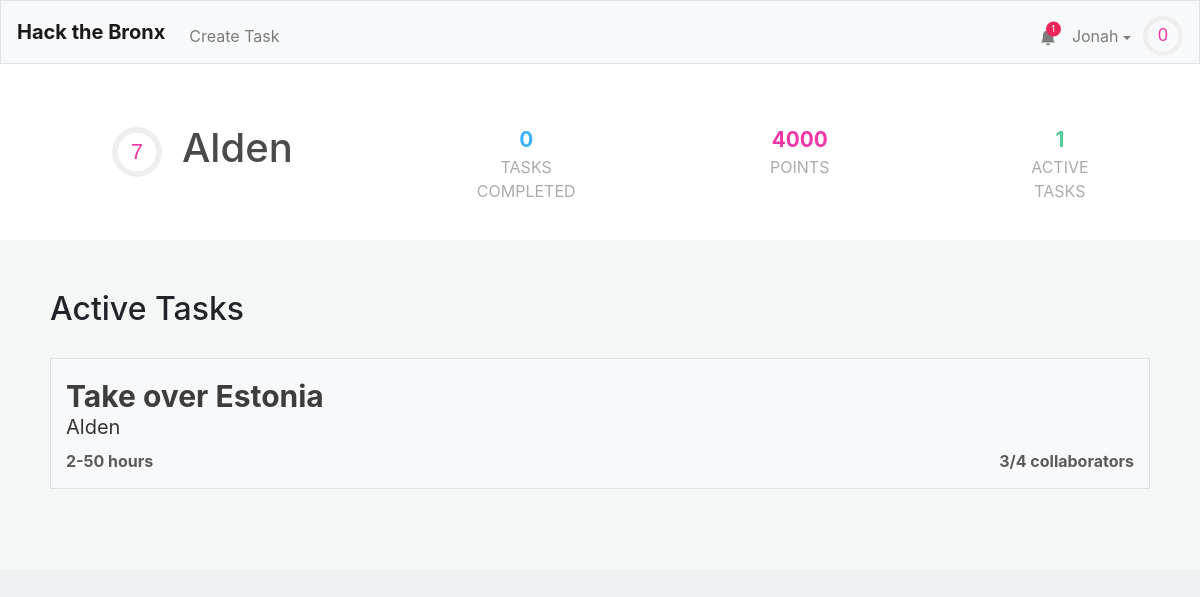
/profile/Alden (signed in), run on an earlier commit of the app's database.
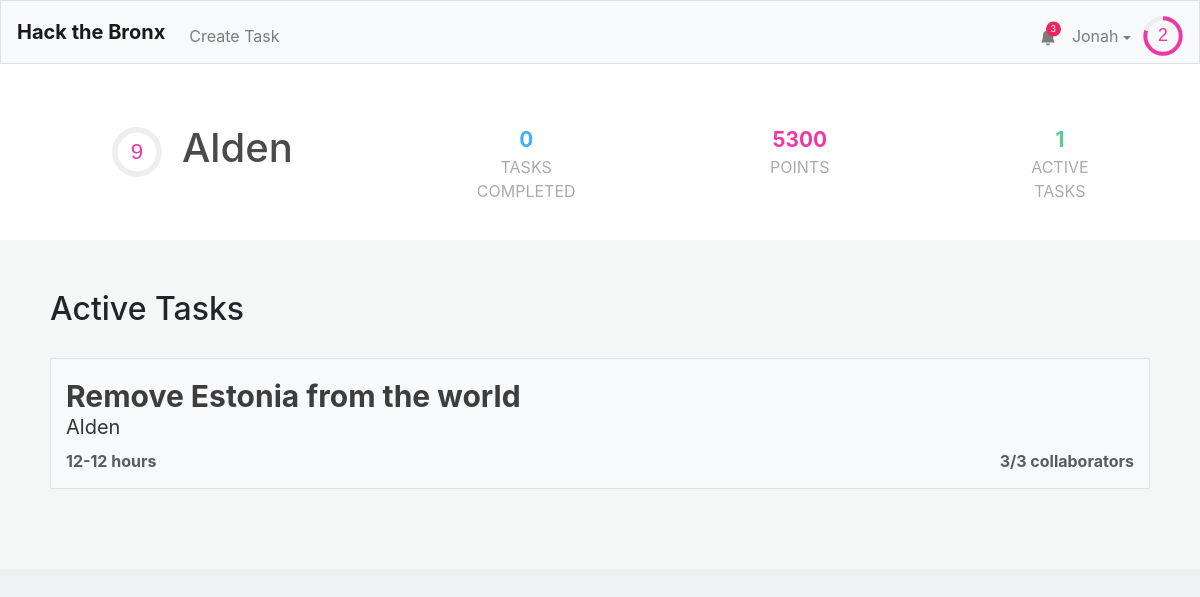
And on a later commit of the database.
### tables this page shows
CREATE TABLE "users" (
	"id"	INTEGER NOT NULL UNIQUE,
	"username"	TEXT NOT NULL UNIQUE,
	"hash"	TEXT NOT NULL,
	"email"	TEXT,
	"tasks"	TEXT,
	"points"	INTEGER NOT NULL DEFAULT 0,
	"numcomplete"	INTEGER NOT NULL DEFAULT 0,
	"notifications"	BLOB,
	PRIMARY KEY("id" AUTOINCREMENT)
);

CREATE TABLE "tasks" (
	"id"	INTEGER NOT NULL UNIQUE,
	"title"	TEXT NOT NULL,
	"description"	TEXT,
	"languages"	BLOB,
	"image"	TEXT,
	"hmin"	INTEGER,
	"hmax"	INTEGER,
	"cmax"	INTEGER,
	"collaborators"	TEXT,
	"creator"	INTEGER,
	PRIMARY KEY("id" AUTOINCREMENT)
);

### application.py (the view)
@app.route("/profile/<username>")
@login_required
def profile(username):
    user = getuser(session, db)
    if user["username"] != username:
        other_user = get_user_from_name(username, db)
    else:
        other_user = user
    alltasks = db.execute("SELECT * FROM tasks")
    tasks = []
    for task in alltasks:
        if (task['creator'] == other_user['id'] or other_user['id'] in debyte(task['collaborators'])):
            task['creator'] = other_user["username"]
            task["collaborators-count"] = len(debyte(task['collaborators']))
            task["points"] = calculate_points(task)
            tasks.append(task)
    return render_template("profile.html",other_user=other_user,user=user,active_tasks=tasks,task_count=len(tasks), len=len)

### application.py (called while the page is built)
@app.after_request
def after_request(response):
    response.headers["Cache-Control"] = "no-cache, no-store, must-revalidate"
    response.headers["Expires"] = 0
    response.headers["Pragma"] = "no-cache"
    return response

### helpers.py (called while the page is built)
def login_required(f):
    @wraps(f)
    def decorated_function(*args, **kwargs):
        if session.get("user_id") is None:
            return redirect("/login")
        return f(*args, **kwargs)
    return decorated_function

def debyte(obj):
    return pickle.loads(obj)

def getuser(session, db):
    user =  db.execute("SELECT * FROM users WHERE id = :id", id=session["user_id"])[0]
    user["level"]=int(user['points']**.5//8)
    user["level-progress"] = (user['points']**.5/8-user["level"])*100
    user["notifications"] = debyte(user["notifications"]) if user["notifications"] else []
    user["notification-amount"] = len(user["notifications"])
    return user

def get_user_from_name(name, db):
    user =  db.execute("SELECT * FROM users WHERE username = :name", name=name)[0]
    user["level"]=int(user['points']**.5//8)
    user["level-progress"] = (user['points']**.5%8)/(((user["level"]+1)*8)**2)
    return user

### templates/profile.html (shortened to what this page needs)
{% extends "layout.html" %}
{% block head %}
    <link href="/static/profile.css" rel="stylesheet">
{% endblock %}
{% block mainnocont %}
	<div class="profile-outer">
		<div class="name-wrapper">
			<div class = "name-section">
			 	<div style="display: flex; align-items: center;">
					<div style = "margin-left: 12px;">
						<svg viewBox="0 0 36 36" class="level-display-outer">
							<path class="level-display-bg"
				        d="M18 2.0845
				          a 15.9155 15.9155 0 0 1 0 31.831
				          a 15.9155 15.9155 0 0 1 0 -31.831"
				      />
						  <path class = "level-display"
						    d="M18 2.0845
						      a 15.9155 15.9155 0 0 1 0 31.831
						      a 15.9155 15.9155 0 0 1 0 -31.831"
						    fill="none"
						    stroke="#444";
						    stroke-width="1";
						    stroke-dasharray="{{ other_user["level-progress"] }}, 100";
						  />
						  <text x="18" y="22.8" class="level">{{other_user["level"]}}</text>
						</svg>
					</div>
					<h1 class="profile-username">{{other_user["username"]}}</h1>
				</div>
				<div class = "tasks-completed">
					<span>{{ other_user["numcomplete"] }}</span>
					<div>Tasks Completed</div>
				</div>
				<div class = "point-count">
					<span>{{ other_user["points"] }}</span>
					<div>Points</div>
				</div>
				<div class = "active-tasks">
					<span>{{ task_count }}</span>
					<div>Active Tasks</div>
				</div>
			</div>
		</div>
		<div class = "information">
			<h2>Active Tasks</h2>
			<div class = "a-tasks">
				{% for task in active_tasks %}
					<a class = "div-link" href="/task/{{task.id}}">
						<div class="task">
							<span class="task-name">{{ task["title"] }}</span>
							<span class="task-creator">{{ task["creator"] }}</span>
							<div class="task-stats">
								<span class="task-time">{{ task["hmin"] }}-{{ task["hmax"] }} hours</span>
								<span class="task-collaborator-count">{{task["collaborators-count"] }}/{{ task["cmax"] }} collaborators</span>
							</div>
						</div>
					</a>
				{% endfor %}
			</div>
		</div>
	</div>
{% endblock %}

### templates/layout.html (shortened to what this page needs)
<!DOCTYPE html>
<html lang="en">
    <head>
        <link href="https://maxcdn.bootstrapcdn.com/bootstrap/4.1.3/css/bootstrap.min.css" rel="stylesheet">
        {% block head %}{% endblock %}
        <link href="/static/styles.css" rel="stylesheet">
    </head>
    <body>
        <nav style = "height: 8vh" class="navbar navbar-expand-md navbar-light bg-light border">
            <a class="navbar-brand" href="/"><b>Hack the Bronx</b></a>
            <div class="collapse navbar-collapse" id="navbar">
                {% if session.user_id %}
                    <ul class="navbar-nav mt-2">
                        <li class="nav-item"><a class="nav-link" href="/taskCreation">Create Task</a></li>
                    </ul>
                    <ul class="navbar-nav ml-auto mt-2">
                        <li style="position: relative; transform:translateX(8px) translateY(7.5px);"class="nav-item"><a class="nav-link" href="/notifications"><svg xmlns="http://www.w3.org/2000/svg" width="16" height="16" fill="currentColor" class="bi bi-bell-fill" viewBox="0 0 16 16">
  <path d="M8 16a2 2 0 0 0 2-2H6a2 2 0 0 0 2 2zm.995-14.901a1 1 0 1 0-1.99 0A5.002 5.002 0 0 0 3 6c0 1.098-.5 6-2 7h14c-1.5-1-2-5.902-2-7 0-2.42-1.72-4.44-4.005-4.901z"/>
</svg></a><span style="display:{{ "none" if user["notification-amount"] == 0 else "flex" }};" class="notification-circle">{{user["notification-amount"]}}</span></li>
                        <li class="nav-item">
                            <div id="user-information-dropdown">
                              <button onclick="showUserDropdown()" id="user-information-dropname" class="nav-link">{{ session.user_name }} <span class="dropdown-caret"></span></button>
                            </div>
                        </li>
                        <li class="nav-item">
                            <div style = "margin-left: -4px;">
                                <svg viewBox="0 0 36 36" style="transform: translateY(8px); width: 40px;">
                                    <path class="level-display-bg"
                                d="M18 2.0845
                                  a 15.9155 15.9155 0 0 1 0 31.831
                                  a 15.9155 15.9155 0 0 1 0 -31.831"
                              />
                                  <path class = "level-display"
                                    d="M18 2.0845
                                      a 15.9155 15.9155 0 0 1 0 31.831
                                      a 15.9155 15.9155 0 0 1 0 -31.831"
                                    fill="none"
                                    stroke="#444";
                                    stroke-width="1";
                                    stroke-dasharray="{{ user["level-progress"] }}, 100";
                                  />
                                  <text x="18" y="22.8" class="level">{{user["level"]}}</text>
                                </svg>
                            </div>
                        </li>
                    </ul>
                {% endif %}
            </div>
        </nav>
        {% block mainnocont %}{% endblock %}
        <main class="container p-5">
        </main>
    </body>
</html>

What changed in the data, as far as the page shows it:
changed users "Alden": points "4000" → "5300"
changed tasks "Alden": title "Take over Estonia" → "Remove Estonia from the world"; hmin "2" → "12"; hmax "50" → "12"; cmax "4" → "3"
Also different on the page:
{{ user["notification-amount"] }}: "1" → "3"
{{ user["level"] }}: "0" → "2"
{{ other_user["level"] }}: "7" → "9"
